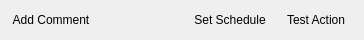
<?xml version="1.0" encoding="UTF-8"?>
<ui version="4.0">
 <class>FooterWidget</class>
 <widget class="QWidget" name="FooterWidget">
  <property name="geometry">
   <rect>
    <x>0</x>
    <y>0</y>
    <width>364</width>
    <height>40</height>
   </rect>
  </property>
  <property name="windowTitle">
   <string/>
  </property>
  <layout class="QVBoxLayout" name="verticalLayout">
   <property name="leftMargin">
    <number>8</number>
   </property>
   <property name="topMargin">
    <number>8</number>
   </property>
   <property name="rightMargin">
    <number>8</number>
   </property>
   <property name="bottomMargin">
    <number>8</number>
   </property>
   <item>
    <widget class="QStackedWidget" name="stackedWidget">
     <property name="currentIndex">
      <number>0</number>
     </property>
     <widget class="QWidget" name="mainPage">
      <layout class="QHBoxLayout" name="horizontalLayout">
       <property name="leftMargin">
        <number>0</number>
       </property>
       <property name="topMargin">
        <number>0</number>
       </property>
       <property name="rightMargin">
        <number>0</number>
       </property>
       <property name="bottomMargin">
        <number>0</number>
       </property>
       <item>
        <widget class="QStackedWidget" name="commentStackedWidget">
         <property name="mouseTracking">
          <bool>true</bool>
         </property>
         <property name="currentIndex">
          <number>0</number>
         </property>
         <widget class="QWidget" name="commentButtonPage">
          <layout class="QHBoxLayout" name="horizontalLayout_3">
           <property name="spacing">
            <number>6</number>
           </property>
           <property name="leftMargin">
            <number>0</number>
           </property>
           <property name="topMargin">
            <number>0</number>
           </property>
           <property name="rightMargin">
            <number>0</number>
           </property>
           <property name="bottomMargin">
            <number>0</number>
           </property>
           <item>
            <widget class="QPushButton" name="addCommentButton">
             <property name="text">
              <string>Add Comment</string>
             </property>
             <property name="flat">
              <bool>true</bool>
             </property>
            </widget>
           </item>
           <item>
            <spacer name="horizontalSpacer">
             <property name="orientation">
              <enum>Qt::Horizontal</enum>
             </property>
             <property name="sizeHint" stdset="0">
              <size>
               <width>0</width>
               <height>0</height>
              </size>
             </property>
            </spacer>
           </item>
           <item>
            <widget class="QPushButton" name="setScheduleButton">
             <property name="text">
              <string>Set Schedule</string>
             </property>
             <property name="flat">
              <bool>true</bool>
             </property>
            </widget>
           </item>
           <item>
            <widget class="QPushButton" name="testActionButton">
             <property name="text">
              <string>Test Action</string>
             </property>
             <property name="flat">
              <bool>true</bool>
             </property>
            </widget>
           </item>
          </layout>
         </widget>
         <widget class="QWidget" name="commentDisplayPage">
          <property name="mouseTracking">
           <bool>true</bool>
          </property>
          <layout class="QHBoxLayout" name="horizontalLayout_4">
           <property name="spacing">
            <number>0</number>
           </property>
           <property name="leftMargin">
            <number>0</number>
           </property>
           <property name="topMargin">
            <number>0</number>
           </property>
           <property name="rightMargin">
            <number>0</number>
           </property>
           <property name="bottomMargin">
            <number>0</number>
           </property>
           <item>
            <widget class="QLabel" name="commentDisplayLabel">
             <property name="mouseTracking">
              <bool>true</bool>
             </property>
             <property name="text">
              <string/>
             </property>
             <property name="wordWrap">
              <bool>true</bool>
             </property>
            </widget>
           </item>
          </layout>
         </widget>
        </widget>
       </item>
      </layout>
     </widget>
     <widget class="QWidget" name="commentEditorPage">
      <layout class="QHBoxLayout" name="horizontalLayout_2">
       <property name="leftMargin">
        <number>0</number>
       </property>
       <property name="topMargin">
        <number>0</number>
       </property>
       <property name="rightMargin">
        <number>0</number>
       </property>
       <property name="bottomMargin">
        <number>0</number>
       </property>
       <item>
        <widget class="QLineEdit" name="commentLineEdit">
         <property name="maxLength">
          <number>140</number>
         </property>
         <property name="placeholderText">
          <string>Add a comment</string>
         </property>
        </widget>
       </item>
       <item>
        <widget class="QPushButton" name="commitCommentButton"/>
       </item>
      </layout>
     </widget>
    </widget>
   </item>
  </layout>
 </widget>
 <resources/>
 <connections/>
</ui>
